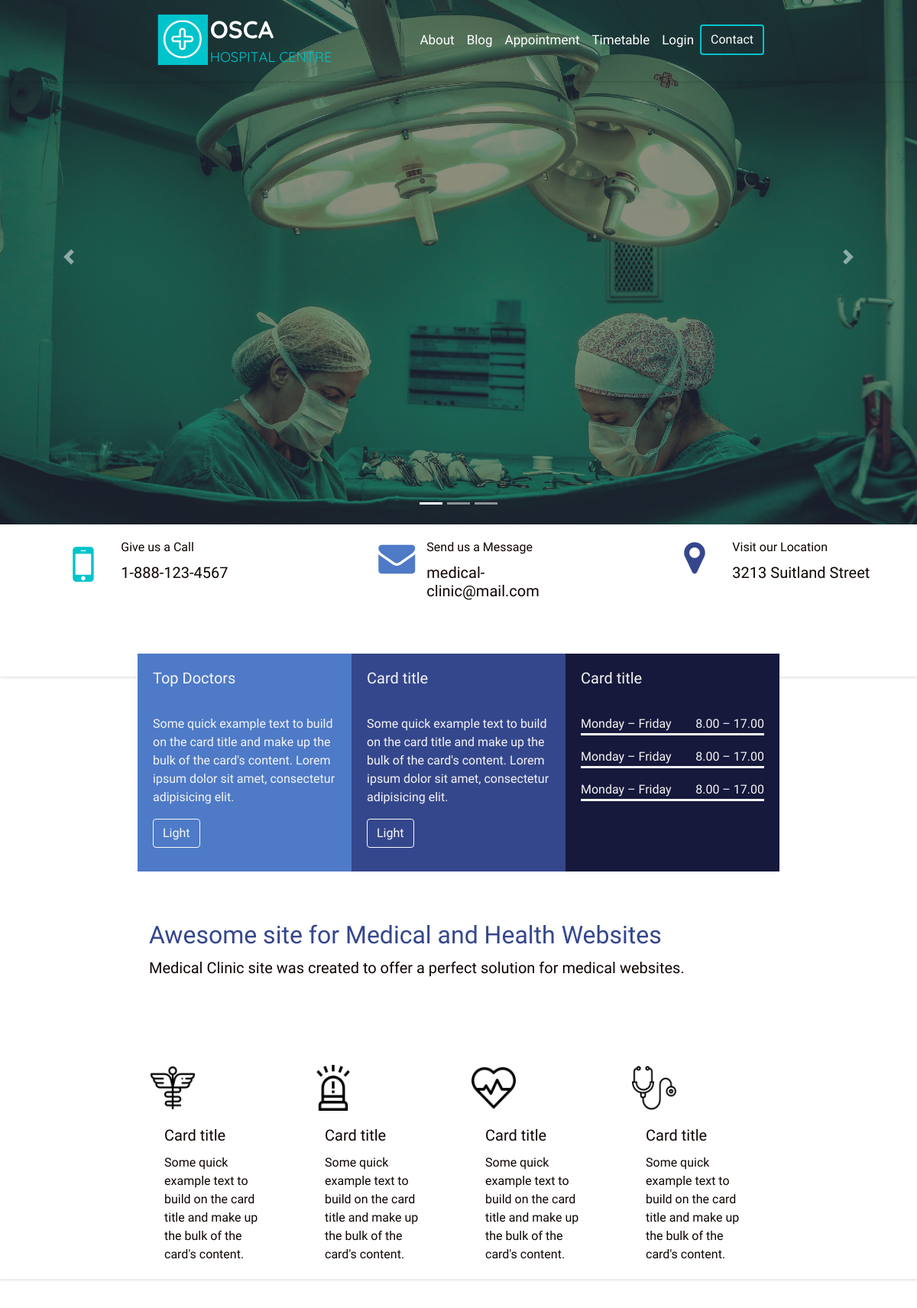
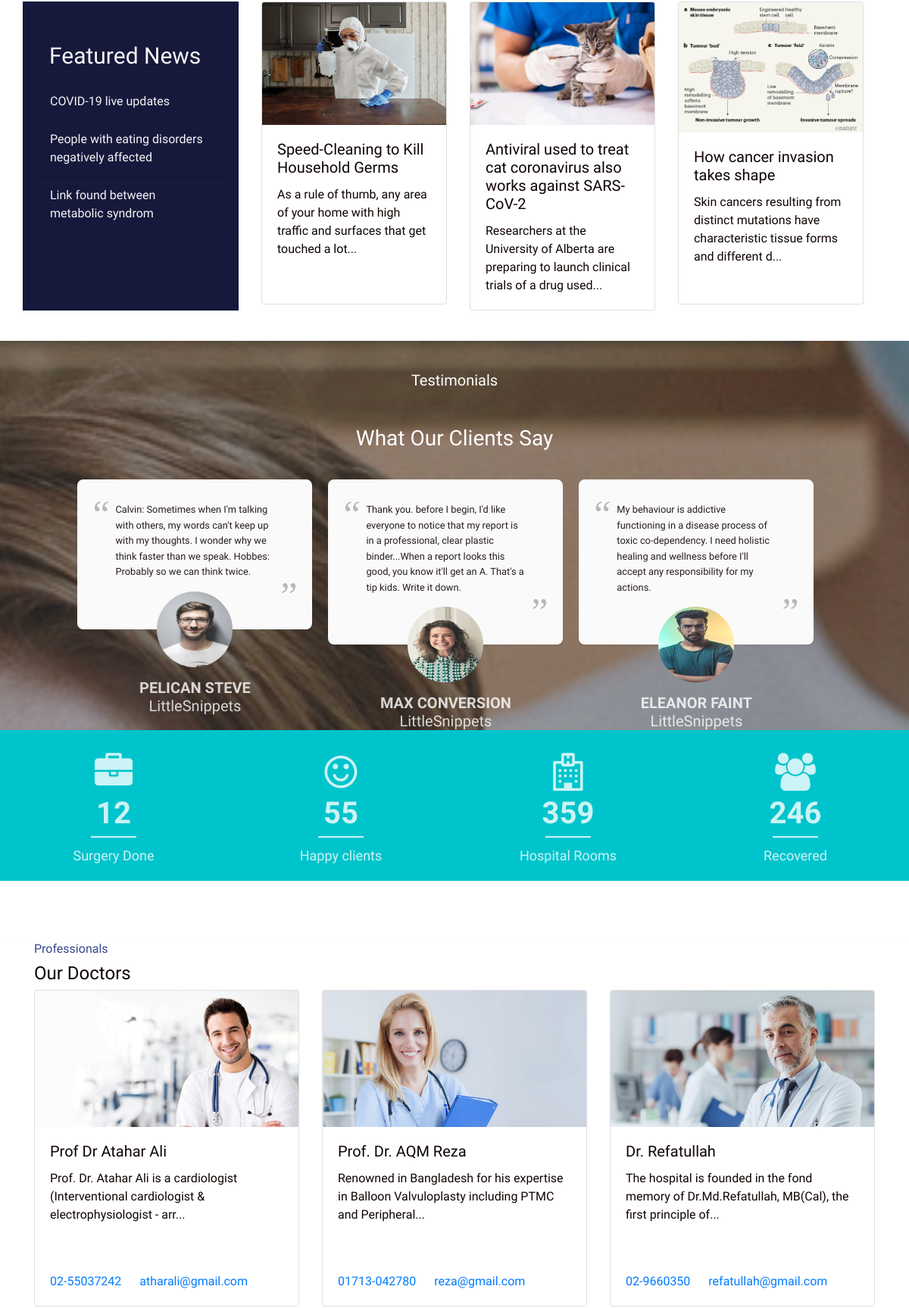
The page / (upper part) on the database its author committed (2 pictures, top to bottom).
### tables this page shows
CREATE TABLE `post` (
  `post_id` int(11) NOT NULL,
  `post_dir` varchar(500) NOT NULL,
  `post_title` varchar(100) NOT NULL,
  `post_description` varchar(10000) NOT NULL
);

CREATE TABLE `user` (
  `id` int(11) NOT NULL,
  `user_type` varchar(15) NOT NULL,
  `full_name` varchar(50) NOT NULL,
  `email` varchar(50) NOT NULL,
  `phone` varchar(50) DEFAULT NULL,
  `password` varchar(100) NOT NULL,
  `description` mediumtext DEFAULT NULL,
  `category` varchar(40) DEFAULT NULL,
  `service` varchar(40) DEFAULT NULL,
  `profile_picture` varchar(500) DEFAULT NULL,
  `registration_time` timestamp NOT NULL DEFAULT current_timestamp() ON UPDATE current_timestamp()
);

### controller/config.inc.php (called while the page is built, shortened)
<?php
$servername = "localhost";
$db_username = "root";
$db_password = "";
$db_name = "osca_new";
function getArray($query)
{
  global $servername, $db_username, $db_password, $db_name;
  $conn = mysqli_connect($servername, $db_username, $db_password, $db_name);
  $result = mysqli_query($conn, $query);
  if (mysqli_num_rows($result) < 2) {
    return mysqli_fetch_assoc($result);
  }
  $data = array();
  while ($row = mysqli_fetch_assoc($result)) {
    $data[] = $row;
  }
  return $data;
}

### controller/Controller.php (called while the page is built, shortened)
<?php
require_once 'config.inc.php';
function getAllDoctors()
{
    $query = "SELECT * FROM `user` WHERE `user_type`= 'doctor'";
    $doctors = getArray($query);
    $query = "SELECT COUNT(*) as count FROM `user` WHERE `user_type` = 'doctor' ";
    $doctorsCounter = getArray($query);
    return $doctors;
}
function getAllPost()
{
    $query = "SELECT * FROM `post`";
    $posts = getArray($query);
    $query = "SELECT COUNT(*) as count FROM `post` ";
    $postCounter = getArray($query);
    return $posts;
}

### page_sections/index_sections/section_seven.php (the view)
<?php
require_once './controller/Controller.php';
$doctors = getAllDoctors();
?>
<section class="doctor-section">
  <div class="container doctor-container">
    <h6 class="prof">Professionals
      <h4>Our Doctors</h4>
    </h6>
    <div class="row">
      <?php
      $limit = 0;
      if ($doctors > 0) {
        foreach ($doctors as $doctor) {
          if ($limit < 3) {
            echo "<div class='col-sm-4'>";
            echo "<a href='templates/doctor_profile_template.php?id=" . $doctor["id"] . "'  name='id'>";
            echo "<div class='card single-doctor-direct-loop'>";
            echo " <img src='../../assets/images/uploaded_images/doctor_images/" . $doctor["profile_picture"] . "' class='card-img-top' alt=''>";
            echo "<div class='card-body'>";
            echo "<h5 class='card-title'>" . $doctor["full_name"] . "</h5>";
            $truncated = (strlen($doctor["description"]) > 95) ? substr($doctor["description"], 0, 95) . '...' : $doctor["description"];
            echo "<p class='card-text loop-text'>" . $truncated .  "</p>";
            echo "<br><br>";
            echo " <a href='tel:" . $doctor["phone"] . " ' class='card-link'>" . $doctor["phone"] .  "</a>";
            echo " <a href='mailto: " . $doctor["email"] . " ' class='card-link'>" . $doctor["email"] .  "</a>";
            echo "</div>
             </div>
               </a>
             </div>
                ";
          }
          $limit++;
        }
      } ?>
    </div>
  </div>
</section>

### page_sections/index_sections/section_four.php
<?php
require_once './controller/Controller.php';
$posts = getAllPost();
?>
<section>
  <div class="container news-cour">
    <div class="row">
      <div class="col-sm side-news">
        <ul class="list-group list-group-flush news-cat">
          <li class="list-group-item cat-main-news">Featured News</li>
          <?php
          $limit = 0;
          if ($posts > 0) {
            foreach ($posts as $post) {
              if ($limit > 3 && $limit < 7) {
                echo "<a href='./templates/blog_post_template.php?id=" . $post["post_id"] . "'  name='id'>";
                echo " <li class='list-group-item'>" . $post["post_title"] . "</li>";
                echo "</a>";
              }
              $limit++;
            }
          } ?>
        </ul>
      </div>
      <div class="col-sm">
        <div class="container cour-news ">
          <div class="row  ">
            <?php
            $limit = 0;
            if ($posts > 0) {
              foreach ($posts as $post) {
                if ($limit < 3) {
                  echo "<div class='col-sm-4'>";
                  echo "<div class='grid-loop'>";
                  echo "<a href='templates/blog_post_template.php?id=" . $post["post_id"] . "'  name='id'>";
                  echo "<div class='card single-blog-direct-loop'>";
                  echo "<img src='../../assets/images/uploaded_images/post_images/" . $post["post_dir"] . "' class='card-img-top' alt=''>";
                  echo "<div class='card-body'>";
                  echo "<h5 class='card-title'>" . $post["post_title"] . "</h5>";
                  $truncated = (strlen($post["post_description"]) > 95) ? substr($post["post_description"], 0, 95) . '...' : $post["post_description"];
                  echo "<p class='card-text loop-text'>" . $truncated .  "</p>";
                  echo " </div>
                  </div>
                   </a>
                 </div>
                  </div>";
                }
                $limit++;
              }
            } ?>
          </div>
        </div>
      </div>
</section>

### assets/css/styles.css (style rules this page uses)
* { font-family: "Oswald", sans-serif; margin: 0; padding: 0; color: #0f0402; }
a { text-decoration: none !important; }
.card-title { font-weight: 300; }
.card_box_3, .list-group-flush { background-color: #16193b !important; color: whitesmoke !important; width: 100% !important; }
.news-cour { padding-top: 40px; margin-bottom: 40px; }
.side-news { background-color: #16193b !important; color: whitesmoke; padding-top: 5%; max-width: 25%; }
.side-news li { background-color: #16193b !important; color: whitesmoke; }
.cat-main-news { font-size: 30px; }
.news-cat { margin-top: -20px; }
.single-blog-direct-loop, .single-doctor-direct-loop { cursor: pointer; min-height: 400px !important; }
.doctor-container { margin-top: 80px; }
.doctor-section { box-shadow: 0 2px 3px 0 rgba(0, 0, 0, 0.1); padding-bottom: 30px; }
.prof { color: #35478c; }
::placeholder { color: white !important; }

### rows shown on the page
post: post_title "COVID-19 live updates"
post: post_title "People with eating disorders negatively affected"
post: post_title "Link found between metabolic syndrom"
post: post_dir (picture), post_title "Speed-Cleaning to Kill Household Germs", post_description "As a rule of thumb, any area of your home with high traffic and surfaces that get touched a lot..."
post: post_dir (picture), post_title "Antiviral used to treat cat coronavirus also works against SARS-CoV-2", post_description "Researchers at the University of Alberta are preparing to launch clinical trials of a drug used..."
post: post_dir (picture), post_title "How cancer invasion takes shape", post_description "Skin cancers resulting from distinct mutations have characteristic tissue forms and different d..."
user: profile_picture (picture), full_name "Prof Dr Atahar Ali", description "Prof. Dr. Atahar Ali is a cardiologist (Interventional cardiologist & electrophysiologist - arr...", phone "02-55037242", email "atharali@gmail.com"
user: profile_picture (picture), full_name "Prof. Dr. AQM Reza", description "Renowned in Bangladesh for his expertise in Balloon Valvuloplasty including PTMC and Peripheral...", phone "01713-042780", email "reza@gmail.com"
user: profile_picture (picture), full_name "Dr. Refatullah", description "The hospital is founded in the fond memory of Dr.Md.Refatullah, MB(Cal), the first principle of...", phone "02-9660350", email "refatullah@gmail.com"
